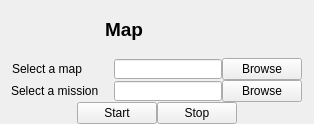
<?xml version="1.0" encoding="UTF-8"?>
<ui version="4.0">
 <class>MapMenu</class>
 <widget class="QWidget" name="MapMenu">
  <property name="geometry">
   <rect>
    <x>0</x>
    <y>0</y>
    <width>314</width>
    <height>124</height>
   </rect>
  </property>
  <property name="minimumSize">
   <size>
    <width>314</width>
    <height>124</height>
   </size>
  </property>
  <property name="maximumSize">
   <size>
    <width>314</width>
    <height>124</height>
   </size>
  </property>
  <property name="windowTitle">
   <string>Form</string>
  </property>
  <layout class="QVBoxLayout" name="verticalLayout_2">
   <property name="spacing">
    <number>0</number>
   </property>
   <property name="margin">
    <number>0</number>
   </property>
   <item>
    <layout class="QHBoxLayout" name="horizontalLayout">
     <property name="spacing">
      <number>0</number>
     </property>
     <property name="leftMargin">
      <number>0</number>
     </property>
     <item>
      <spacer name="horizontalSpacer">
       <property name="orientation">
        <enum>Qt::Horizontal</enum>
       </property>
       <property name="sizeHint" stdset="0">
        <size>
         <width>40</width>
         <height>20</height>
        </size>
       </property>
      </spacer>
     </item>
     <item>
      <widget class="QLabel" name="label">
       <property name="sizePolicy">
        <sizepolicy hsizetype="Expanding" vsizetype="Expanding">
         <horstretch>0</horstretch>
         <verstretch>0</verstretch>
        </sizepolicy>
       </property>
       <property name="font">
        <font>
         <pointsize>14</pointsize>
         <weight>75</weight>
         <italic>false</italic>
         <bold>true</bold>
        </font>
       </property>
       <property name="text">
        <string>Map</string>
       </property>
      </widget>
     </item>
     <item>
      <spacer name="horizontalSpacer_2">
       <property name="orientation">
        <enum>Qt::Horizontal</enum>
       </property>
       <property name="sizeHint" stdset="0">
        <size>
         <width>40</width>
         <height>20</height>
        </size>
       </property>
      </spacer>
     </item>
    </layout>
   </item>
   <item>
    <layout class="QHBoxLayout" name="horizontalLayout_2">
     <item>
      <spacer name="horizontalSpacer_8">
       <property name="orientation">
        <enum>Qt::Horizontal</enum>
       </property>
       <property name="sizeHint" stdset="0">
        <size>
         <width>40</width>
         <height>20</height>
        </size>
       </property>
      </spacer>
     </item>
     <item>
      <widget class="QLabel" name="label_2">
       <property name="text">
        <string>Select a map</string>
       </property>
      </widget>
     </item>
     <item>
      <layout class="QHBoxLayout" name="horizontalLayout_3">
       <property name="spacing">
        <number>0</number>
       </property>
       <property name="sizeConstraint">
        <enum>QLayout::SetDefaultConstraint</enum>
       </property>
       <item>
        <spacer name="horizontalSpacer_3">
         <property name="orientation">
          <enum>Qt::Horizontal</enum>
         </property>
         <property name="sizeType">
          <enum>QSizePolicy::Fixed</enum>
         </property>
         <property name="sizeHint" stdset="0">
          <size>
           <width>32</width>
           <height>20</height>
          </size>
         </property>
        </spacer>
       </item>
       <item>
        <widget class="QLineEdit" name="mapLineEdit">
         <property name="sizePolicy">
          <sizepolicy hsizetype="Fixed" vsizetype="Fixed">
           <horstretch>0</horstretch>
           <verstretch>0</verstretch>
          </sizepolicy>
         </property>
         <property name="maximumSize">
          <size>
           <width>110</width>
           <height>20</height>
          </size>
         </property>
        </widget>
       </item>
       <item>
        <widget class="QPushButton" name="browseMapPushButton">
         <property name="text">
          <string>Browse</string>
         </property>
        </widget>
       </item>
       <item>
        <spacer name="horizontalSpacer_6">
         <property name="orientation">
          <enum>Qt::Horizontal</enum>
         </property>
         <property name="sizeHint" stdset="0">
          <size>
           <width>40</width>
           <height>20</height>
          </size>
         </property>
        </spacer>
       </item>
      </layout>
     </item>
    </layout>
   </item>
   <item>
    <layout class="QHBoxLayout" name="horizontalLayout_4">
     <item>
      <spacer name="horizontalSpacer_9">
       <property name="orientation">
        <enum>Qt::Horizontal</enum>
       </property>
       <property name="sizeHint" stdset="0">
        <size>
         <width>40</width>
         <height>20</height>
        </size>
       </property>
      </spacer>
     </item>
     <item>
      <widget class="QLabel" name="label_3">
       <property name="text">
        <string>Select a mission</string>
       </property>
      </widget>
     </item>
     <item>
      <layout class="QHBoxLayout" name="horizontalLayout_5">
       <property name="spacing">
        <number>0</number>
       </property>
       <item>
        <spacer name="horizontalSpacer_4">
         <property name="orientation">
          <enum>Qt::Horizontal</enum>
         </property>
         <property name="sizeType">
          <enum>QSizePolicy::Fixed</enum>
         </property>
         <property name="sizeHint" stdset="0">
          <size>
           <width>15</width>
           <height>20</height>
          </size>
         </property>
        </spacer>
       </item>
       <item>
        <widget class="QLineEdit" name="missionLineEdit">
         <property name="sizePolicy">
          <sizepolicy hsizetype="Fixed" vsizetype="Fixed">
           <horstretch>0</horstretch>
           <verstretch>0</verstretch>
          </sizepolicy>
         </property>
         <property name="maximumSize">
          <size>
           <width>110</width>
           <height>20</height>
          </size>
         </property>
        </widget>
       </item>
       <item>
        <widget class="QPushButton" name="browseMissionPushButton">
         <property name="text">
          <string>Browse</string>
         </property>
        </widget>
       </item>
       <item>
        <spacer name="horizontalSpacer_7">
         <property name="orientation">
          <enum>Qt::Horizontal</enum>
         </property>
         <property name="sizeHint" stdset="0">
          <size>
           <width>40</width>
           <height>20</height>
          </size>
         </property>
        </spacer>
       </item>
      </layout>
     </item>
    </layout>
   </item>
   <item>
    <layout class="QHBoxLayout" name="horizontalLayout_6">
     <item>
      <spacer name="horizontalSpacer_10">
       <property name="orientation">
        <enum>Qt::Horizontal</enum>
       </property>
       <property name="sizeHint" stdset="0">
        <size>
         <width>40</width>
         <height>20</height>
        </size>
       </property>
      </spacer>
     </item>
     <item>
      <widget class="QPushButton" name="startPausePushButton">
       <property name="text">
        <string>Start</string>
       </property>
      </widget>
     </item>
     <item>
      <widget class="QPushButton" name="stopPushButton">
       <property name="text">
        <string>Stop</string>
       </property>
      </widget>
     </item>
     <item>
      <spacer name="horizontalSpacer_5">
       <property name="orientation">
        <enum>Qt::Horizontal</enum>
       </property>
       <property name="sizeHint" stdset="0">
        <size>
         <width>40</width>
         <height>20</height>
        </size>
       </property>
      </spacer>
     </item>
    </layout>
   </item>
  </layout>
 </widget>
 <resources/>
 <connections/>
</ui>
